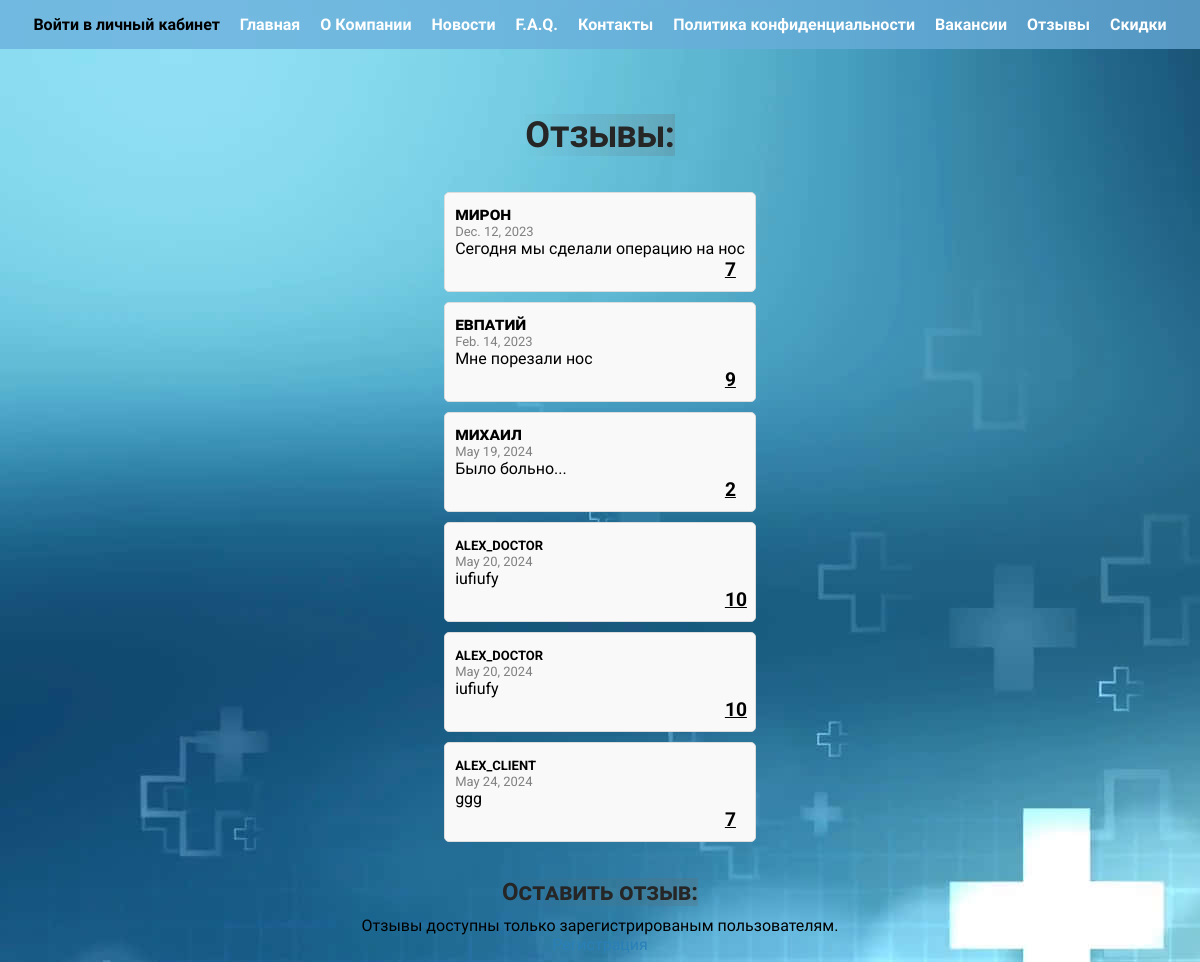
The page /myapp/reviews/ on the database as committed earlier.
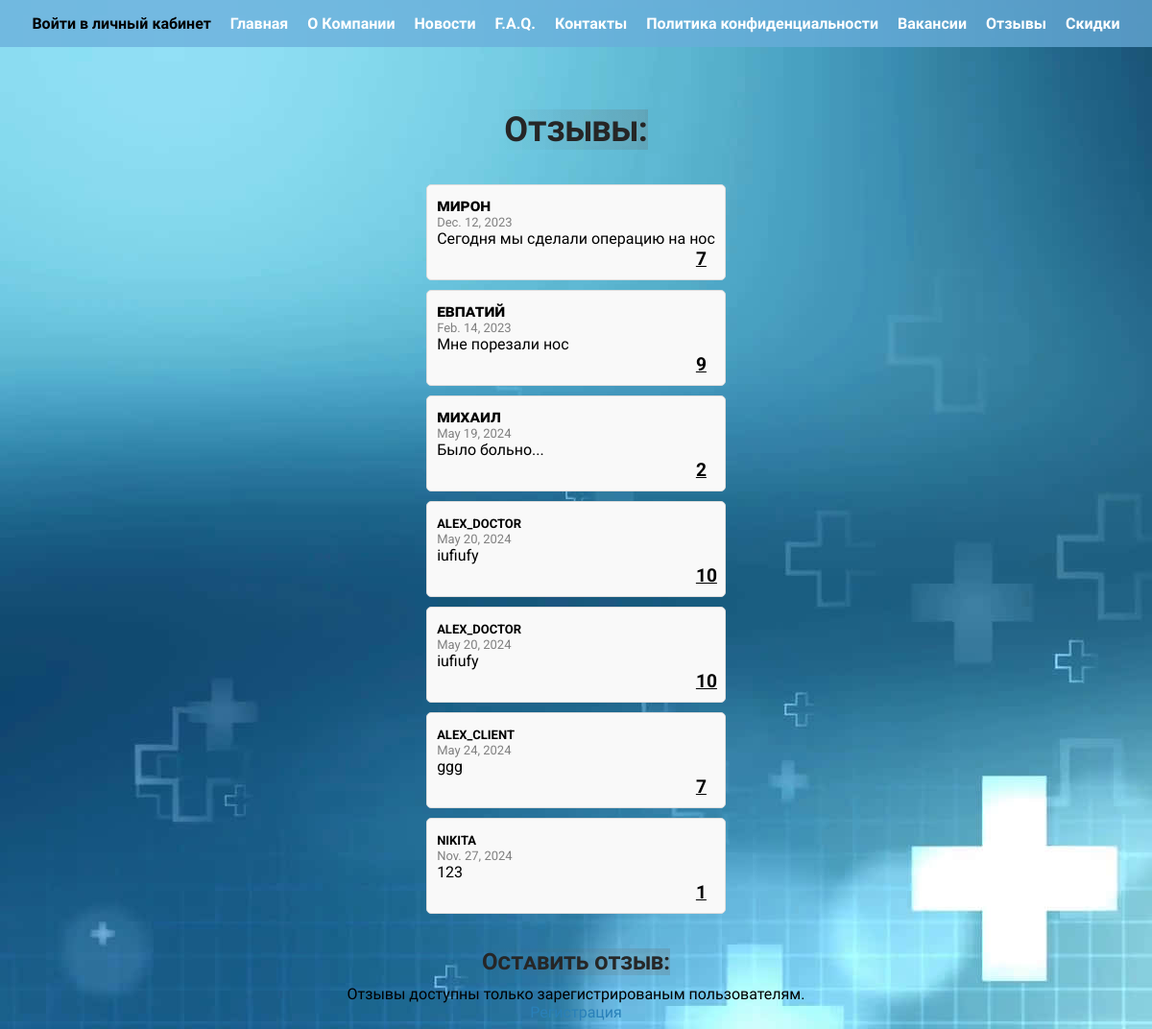
The same page on the database as committed later.
### myapp/models.py (models this page shows)
class Review(models.Model):
    issuer_name = models.CharField(max_length=30)
    mark = models.IntegerField(
        validators=[
            MinValueValidator(1),
            MaxValueValidator(10)
        ])
    text = models.CharField(max_length=100)
    review_date = models.DateField(default=None)

### myapp/views.py (the view)
# urls.py: path('reviews/', views.reviewpage),
def reviewpage(request):
    reviews = Review.objects.all()
    data = {'reviews': reviews, 'user': request.user}
    return render(request, 'reviews.html', data)

### myapp/templates/reviews.html
{% extends 'base.html' %}
{% block content %}
<div class="reviews">
    <h1>Отзывы:</h1>
    <ul>
        {% for review in reviews %}
        <li class="review-item">
            <div class="name">
                {{review.issuer_name}}
            </div>
            <div class="date">
                {{review.review_date}}
            </div>
            <div class="text">
                {{review.text}}
            </div>
            <div class="mark">
                {{review.mark}}
            </div>
        </li>
        {% endfor %}
    </ul>
    <h2> Оставить отзыв: </h2>
    {% if user.is_authenticated %}
    <form method="post" action="add/">
        {% csrf_token %}
        Текст:
        <input type="text" name="text" required> <br />
        Оценка:
        <input type="number" name="mark" required max="10" min="1"><br />
        <button type="submit">Оставить отзыв</button>
    </form>
    {% else %}
    Отзывы доступны только зарегистрированым пользователям.
    <a href="/myapp/register">Регистрация</a>
    {% endif %}
</div>
{% endblock %}

Rows that differ between the two databases and show on the page:
added Review: issuer_name "nikita", review_date "Nov. 27, 2024", text "123", mark "1"
